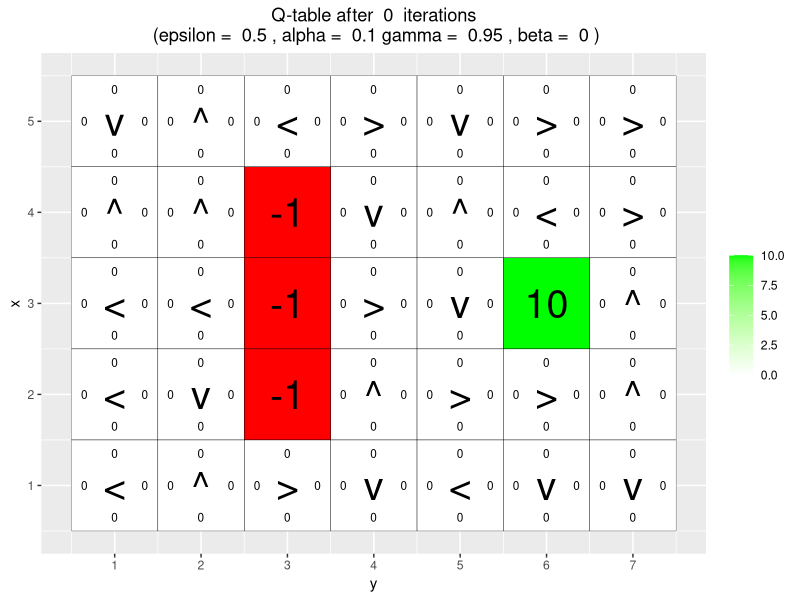
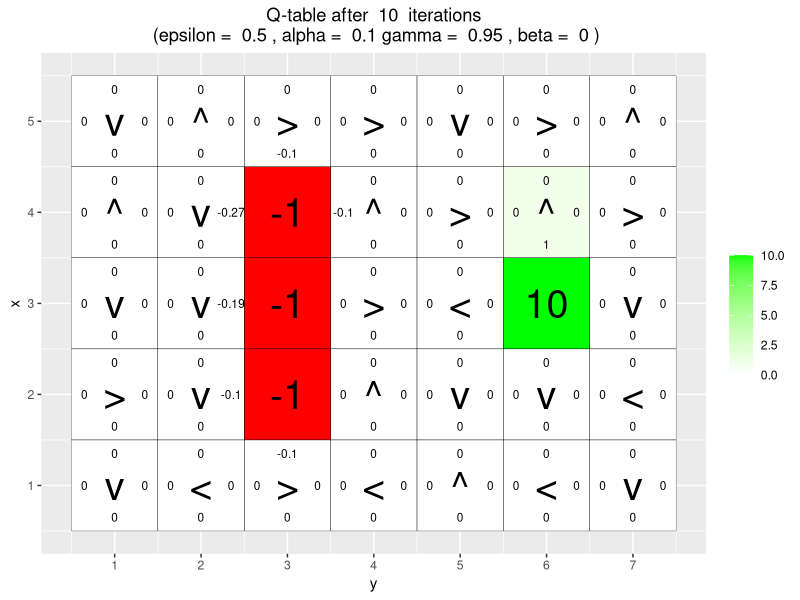
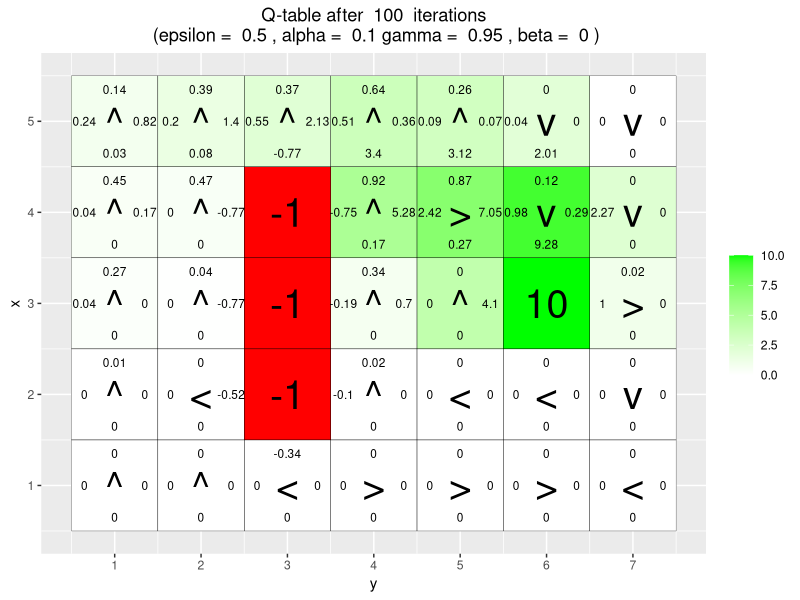
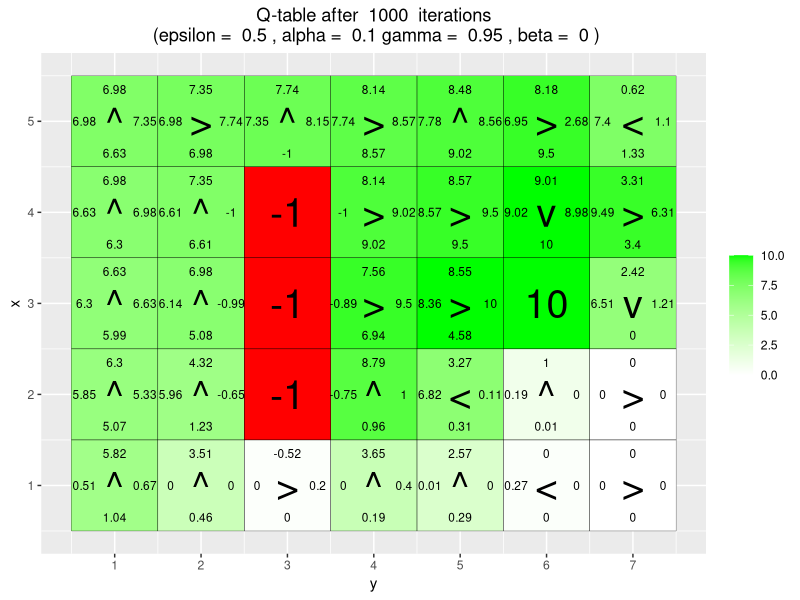
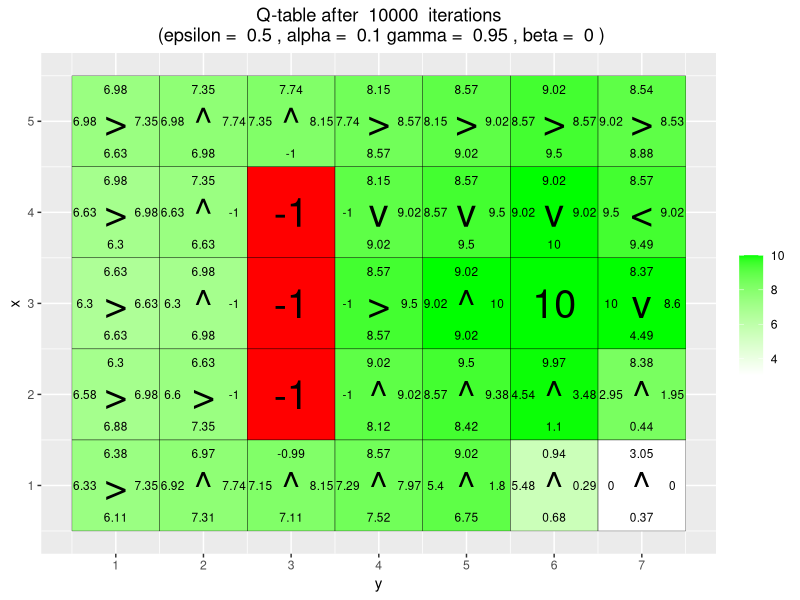
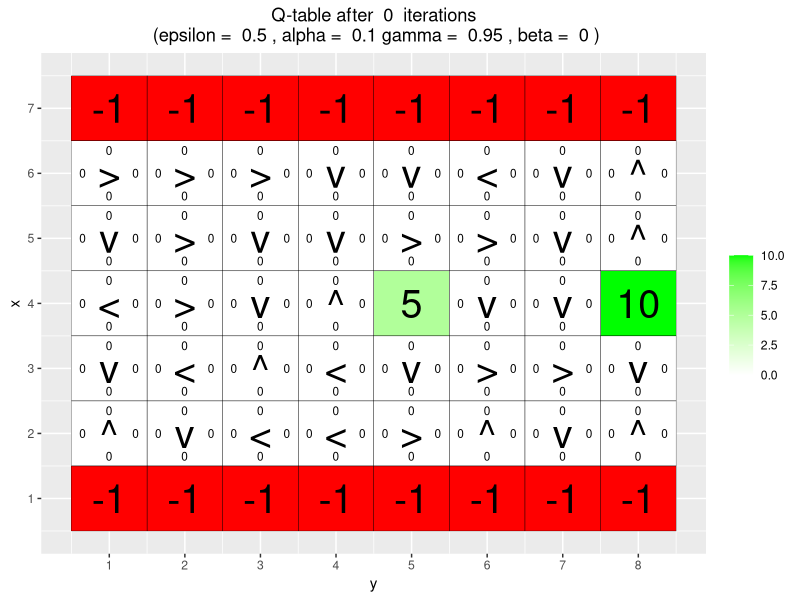
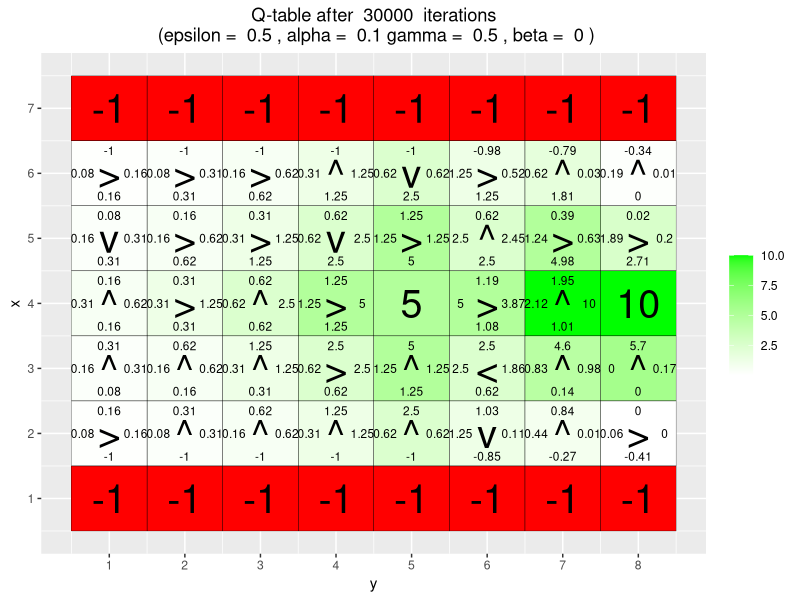
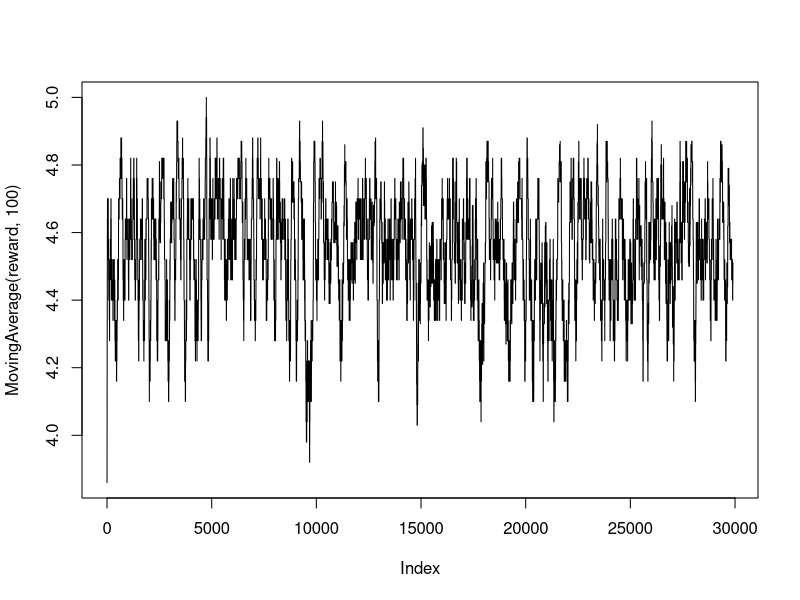

R code for these plots, in order: (Note: a time limit stopped this script after it produced the figures.)
## ---- chunk 1
knitr::opts_chunk$set(fig.pos = 'H',fig.height = 4, fig.align = 'center')
## ---- chunk 2
# By Jose M. Peña and Joel Oskarsson.
# For teaching purposes.
# jose.m.pena@liu.se.

#####################################################################################################
# Q-learning
#####################################################################################################

# install.packages("ggplot2")
# install.packages("vctrs")
library(ggplot2)

arrows <- c("^", ">", "v", "<")
action_deltas <- list(c(1,0), # up
                      c(0,1), # right
                      c(-1,0), # down
                      c(0,-1)) # left

vis_environment <- function(iterations=0, epsilon = 0.5, alpha = 0.1, gamma = 0.95, beta = 0){
  
  # Visualize an environment with rewards. 
  # Q-values for all actions are displayed on the edges of each tile.
  # The (greedy) policy for each state is also displayed.
  # 
  # Args:
  #   iterations, epsilon, alpha, gamma, beta (optional): for the figure title.
  #   reward_map (global variable): a HxW array containing the reward given at each state.
  #   q_table (global variable): a HxWx4 array containing Q-values for each state-action pair.
  #   H, W (global variables): environment dimensions.
  
  df <- expand.grid(x=1:H,y=1:W)
  foo <- mapply(function(x,y) ifelse(reward_map[x,y] == 0,q_table[x,y,1],NA),df$x,df$y)
  df$val1 <- as.vector(round(foo, 2))
  foo <- mapply(function(x,y) ifelse(reward_map[x,y] == 0,q_table[x,y,2],NA),df$x,df$y)
  df$val2 <- as.vector(round(foo, 2))
  foo <- mapply(function(x,y) ifelse(reward_map[x,y] == 0,q_table[x,y,3],NA),df$x,df$y)
  df$val3 <- as.vector(round(foo, 2))
  foo <- mapply(function(x,y) ifelse(reward_map[x,y] == 0,q_table[x,y,4],NA),df$x,df$y)
  df$val4 <- as.vector(round(foo, 2))
  foo <- mapply(function(x,y) 
    ifelse(reward_map[x,y] == 0,arrows[GreedyPolicy(x,y)],reward_map[x,y]),df$x,df$y)
  df$val5 <- as.vector(foo)
  foo <- mapply(function(x,y) ifelse(reward_map[x,y] == 0,max(q_table[x,y,]),
                                     ifelse(reward_map[x,y]<0,NA,reward_map[x,y])),df$x,df$y)
  df$val6 <- as.vector(foo)
  
  print(ggplot(df,aes(x = y,y = x)) +
          scale_fill_gradient(low = "white", high = "green", na.value = "red", name = "") +
          geom_tile(aes(fill=val6)) +
          geom_text(aes(label = val1),size = 3,nudge_y = .35,na.rm = TRUE) +
          geom_text(aes(label = val2),size = 3,nudge_x = .35,na.rm = TRUE) +
          geom_text(aes(label = val3),size = 3,nudge_y = -.35,na.rm = TRUE) +
          geom_text(aes(label = val4),size = 3,nudge_x = -.35,na.rm = TRUE) +
          geom_text(aes(label = val5),size = 10) +
          geom_tile(fill = 'transparent', colour = 'black') + 
          ggtitle(paste("Q-table after ",iterations," iterations\n",
                        "(epsilon = ",epsilon,", alpha = ",alpha,"gamma = ",gamma,", beta = ",beta,")")) +
          theme(plot.title = element_text(hjust = 0.5)) +
          scale_x_continuous(breaks = c(1:W),labels = c(1:W)) +
          scale_y_continuous(breaks = c(1:H),labels = c(1:H)))
  
}

GreedyPolicy <- function(x, y){
  
  # Get a greedy action for state (x,y) from q_table.
  #
  # Args:
  #   x, y: state coordinates.
  #   q_table (global variable): a HxWx4 array containing Q-values for each state-action pair.
  # 
  # Returns:
  #   An action, i.e. integer in {1,2,3,4}.
  
  #Your code here.
  q_values <- q_table[x,y,]
  #find index of maximal Q-values
  imax <- which(q_values==max(q_values))
  #sample from the maximum indexes
  return(sample(imax, size=1))
  
}

EpsilonGreedyPolicy <- function(x, y, epsilon){
  
  # Get an epsilon-greedy action for state (x,y) from q_table.
  #
  # Args:
  #   x, y: state coordinates.
  #   epsilon: probability of acting randomly.
  # 
  # Returns:
  #   An action, i.e. integer in {1,2,3,4}.
  
  # Your code here.
  probs <- rep(epsilon/4, 4)
  q_values <- q_table[x,y,]
  
  #find index of maximal Q-values
  max_index <- which(q_values == max(q_values))
  #add the extra 1-epsilon amongs the maximum q-value holders
  probs[max_index] <- probs[max_index] + (1-epsilon)/length(max_index)
  #sample the action and return
  action <- sample(1:4, size=1, prob = probs)
  return(action)
}

transition_model <- function(x, y, action, beta){
  
  # Computes the new state after given action is taken. The agent will follow the action 
  # with probability (1-beta) and slip to the right or left with probability beta/2 each.
  # 
  # Args:
  #   x, y: state coordinates.
  #   action: which action the agent takes (in {1,2,3,4}).
  #   beta: probability of the agent slipping to the side when trying to move.
  #   H, W (global variables): environment dimensions.
  # 
  # Returns:
  #   The new state after the action has been taken.
  
  delta <- sample(-1:1, size = 1, prob = c(0.5*beta,1-beta,0.5*beta))
  final_action <- ((action + delta + 3) %% 4) + 1
  foo <- c(x,y) + unlist(action_deltas[final_action])
  foo <- pmax(c(1,1),pmin(foo,c(H,W)))
  
  return (foo)
}

q_learning <- function(start_state, epsilon = 0.5, alpha = 0.1, gamma = 0.95, 
                       beta = 0){
  
  # Perform one episode of Q-learning. The agent should move around in the 
  # environment using the given transition model and update the Q-table.
  # The episode ends when the agent reaches a terminal state.
  # 
  # Args:
  #   start_state: array with two entries, describing the starting position of the agent.
  #   epsilon (optional): probability of acting randomly.
  #   alpha (optional): learning rate.
  #   gamma (optional): discount factor.
  #   beta (optional): slipping factor.
  #   reward_map (global variable): a HxW array containing the reward given at each state.
  #   q_table (global variable): a HxWx4 array containing Q-values for each state-action pair.
  # 
  # Returns:
  #   reward: reward received in the episode.
  #   correction: sum of the temporal difference correction terms over the episode.
  #   q_table (global variable): Recall that R passes arguments by value. So, q_table being
  #   a global variable can be modified with the superassigment operator <<-.
  
  # Your code here.
  episode_correction <- 0
  state <- start_state
  repeat{
    #we first get the desired action based on greedy epsilon 
    desired_act <- EpsilonGreedyPolicy(state[1], state[2], epsilon)
    #we (at least attempt) to execute the desired act and see where we land and
    #what reward we get
    new_state <- transition_model(state[1], state[2], desired_act, beta)
    reward <- reward_map[new_state[1], new_state[2]]
    
    score_target <- reward+gamma*max(q_table[new_state[1], new_state[2],])
    curr_q_score <- q_table[state[1], state[2], desired_act]
    diff <- score_target - curr_q_score

    #updatethe global q_table 
    q_table[state[1], state[2], desired_act] <<- curr_q_score+alpha*diff

    #accumulate corrections
    episode_correction <- episode_correction+abs(diff)
    
    
    state <- new_state
    # Follow policy, execute action, get reward.
    
    # Q-table update.
    
    if(reward!=0)
      # End episode.
      return (c(reward,episode_correction))
  }
  
}

## ---- chunk 3

#####################################################################################################
# Q-Learning Environments
#####################################################################################################

# Environment A (learning)

H <- 5
W <- 7

reward_map <- matrix(0, nrow = H, ncol = W)
reward_map[3,6] <- 10
reward_map[2:4,3] <- -1

q_table <- array(0,dim = c(H,W,4))

vis_environment()

for(i in 1:10000){
  foo <- q_learning(start_state = c(3,1))
  
  if(any(i==c(10,100,1000,10000)))
    vis_environment(i)
}

## ---- chunk 4
H <- 7
W <- 8

reward_map <- matrix(0, nrow = H, ncol = W)
reward_map[1,] <- -1
reward_map[7,] <- -1
reward_map[4,5] <- 5
reward_map[4,8] <- 10

q_table <- array(0,dim = c(H,W,4))

vis_environment()

MovingAverage <- function(x, n){
  
  cx <- c(0,cumsum(x))
  rsum <- (cx[(n+1):length(cx)] - cx[1:(length(cx) - n)]) / n
  
  return (rsum)
}

for(j in c(0.5,0.75,0.95)){
  q_table <- array(0,dim = c(H,W,4))
  reward <- NULL
  correction <- NULL
  
  for(i in 1:30000){
    foo <- q_learning(gamma = j, start_state = c(4,1))
    reward <- c(reward,foo[1])
    correction <- c(correction,foo[2])
  }
  
  vis_environment(i, gamma = j)
  plot(MovingAverage(reward,100),type = "l")
  plot(MovingAverage(correction,100),type = "l")
}

for(j in c(0.5,0.75,0.95)){
  q_table <- array(0,dim = c(H,W,4))
  reward <- NULL
  correction <- NULL
  
  for(i in 1:30000){
    #foo <- q_learning(epsilon = 0.1, gamma = j, start_state = c(4,1))
    foo <- q_learning(epsilon = 0.5, gamma = j, start_state = c(4,1))
    reward <- c(reward,foo[1])
    correction <- c(correction,foo[2])
  }
  
  #vis_environment(i, epsilon = 0.1, gamma = j)
  vis_environment(i, epsilon = 0.5, gamma = j)
  plot(MovingAverage(reward,100),type = "l")
  plot(MovingAverage(correction,100),type = "l")
}
## ---- chunk 5
# Environment C (the effect of beta).

H <- 3
W <- 6

reward_map <- matrix(0, nrow = H, ncol = W)
reward_map[1,2:5] <- -1
reward_map[1,6] <- 10

q_table <- array(0,dim = c(H,W,4))

vis_environment()

for(j in c(0,0.2,0.4,0.66)){
  q_table <- array(0,dim = c(H,W,4))
  
  for(i in 1:10000)
    foo <- q_learning(gamma = 0.6, beta = j, start_state = c(1,1))
  
  vis_environment(i, gamma = 0.6, beta = j)
}
